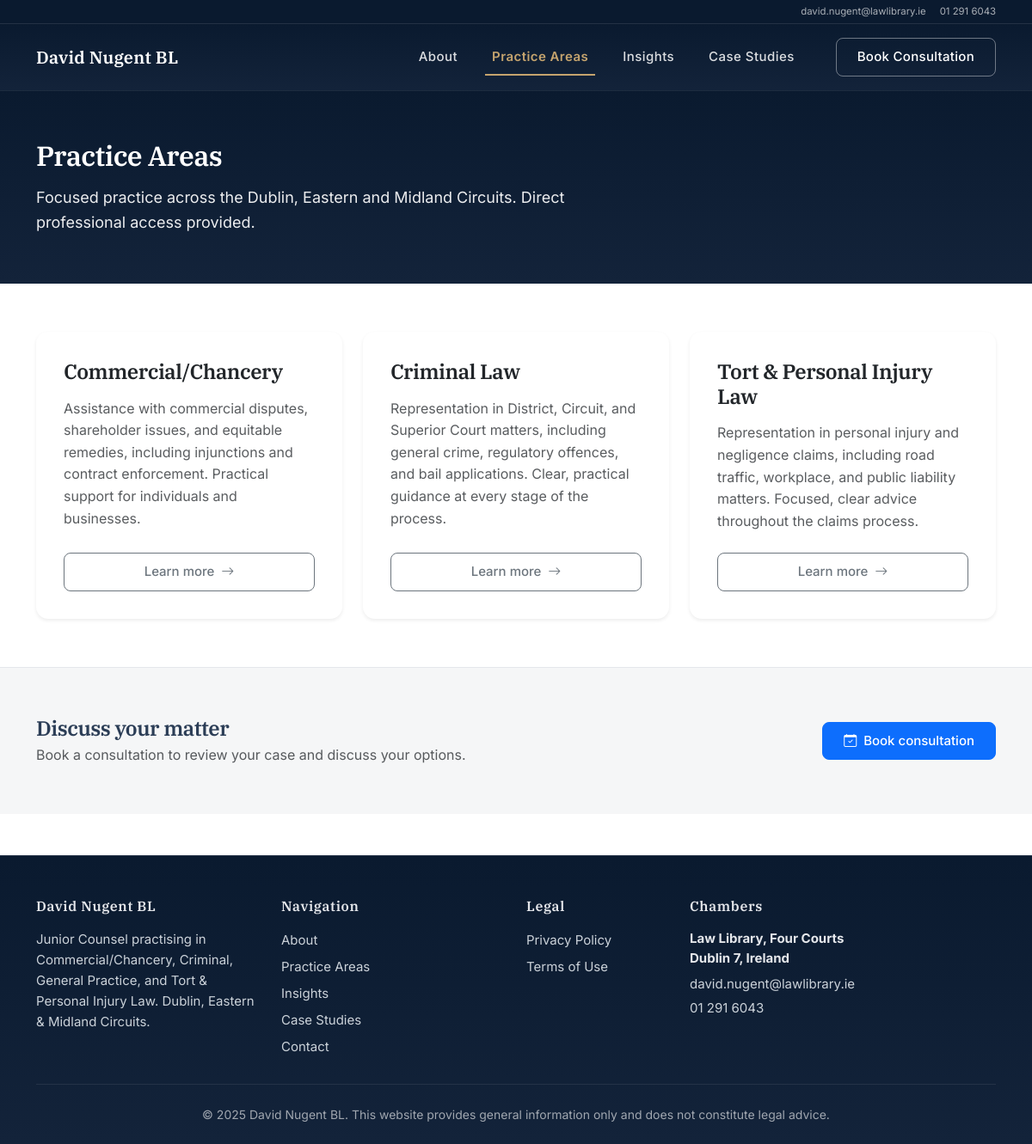
The app's page /practice-areas/ with its own data.
### pages/models.py (models this page shows, shortened)
class PracticeArea(models.Model):
    name = models.CharField(max_length=120)
    slug = models.SlugField(unique=True)
    short_summary = models.CharField(max_length=255, blank=True, help_text="Brief summary for practice area cards (1-2 lines)")
    description = models.TextField(blank=True, help_text="DEPRECATED: Use 'body' field instead")
    body = RichTextField(blank=True, help_text="Full description with formatting for the detail page")
    order = models.PositiveIntegerField(default=0)
    class Meta:
        ordering = ["order", "name"]

### pages/views.py (the view)
# urls.py: path("practice-areas/", views.practice_areas, name="practice_areas"),
def practice_areas(request):
    areas = PracticeArea.objects.all()
    return render(request, "SitePages/practice_areas.html", {"areas": areas})

### pages/context_processors.py (called while the page is built)
def assistant_enabled(request):
    return {
        'ASSISTANT_ENABLED': settings.ASSISTANT_ENABLED
    }

### Templates/SitePages/practice_areas.html (shortened to what this page needs)
{% extends "base.html" %}
{% block content %}
<section class="premium-hero py-5">
  <div class="container-lg">
    <header class="mb-0">
      <h1 class="h2 fw-semibold text-white mb-3">Practice Areas</h1>
      <p class="lead text-light-premium mb-0" style="max-width: 720px;">
        Focused practice across the Dublin, Eastern and Midland Circuits. Direct professional access provided.
      </p>
    </header>
  </div>
</section>
<section class="py-5 bg-body">
  <div class="container-lg">
    {% if areas %}
      <div class="row g-4">
        {% for area in areas %}
          <div class="col-12 col-md-6 col-lg-4 d-flex">
            <div class="card premium-card h-100 border-0 shadow-sm">
              <div class="card-body d-flex flex-column">
                <h3 class="h4 fw-semibold mb-3">{{ area.name }}</h3>
                <p class="text-muted mb-4 flex-grow-1">
                  {% if area.short_summary %}
                    {{ area.short_summary }}
                  {% else %}
                    {{ area.body|striptags|truncatewords:20 }}
                  {% endif %}
                </p>
                {% if area.slug %}
                  <a href="{% url 'practice_area_detail' area.slug %}" class="btn btn-sm btn-outline-secondary">
                    Learn more <i class="bi bi-arrow-right ms-1"></i>
                  </a>
                {% endif %}
              </div>
            </div>
          </div>
        {% endfor %}
      </div>
    {% else %}
      <div class="alert alert-light border">
        <i class="bi bi-info-circle text-muted"></i>
        Practice areas are being updated. Please check back soon or <a href="/contact/">contact chambers</a> directly.
      </div>
    {% endif %}
  </div>
</section>
<section class="py-5 premium-cta-strip">
  <div class="container-lg">
    <div class="row align-items-center gy-3">
      <div class="col-lg-8">
        <h2 class="h4 fw-semibold mb-1">Discuss your matter</h2>
        <p class="text-muted mb-0">
          Book a consultation to review your case and discuss your options.
        </p>
      </div>
      <div class="col-lg-4 text-lg-end">
        <a href="/book/" class="btn btn-primary px-4">
          <i class="bi bi-calendar-check me-2"></i>Book consultation
        </a>
      </div>
    </div>
  </div>
</section>
{% endblock %}

### static/css/site.css (style rules this page uses)
:root { --navy-900:#0a1628; --navy-800:#0f1f35; --navy-700:#1a2f4a; --navy-600:#264261; --ink-700:#2b3d56; --ink-600:#4a5d7a; --ink-500:#6b7a93; --ink-400:#8b98ae; --cta:#2878e8; --cta-hover:#1a66d1; --bg:#fafbfd; --white:#ffffff; --border-light:#e7ecf3; --border-lighter:#f1f4f8; }
html { scroll-behavior: smooth; }
body { font-family: 'Inter', -apple-system, BlinkMacSystemFont, 'Segoe UI', sans-serif; font-size: 16px; line-height: 1.7; color: var(--ink-700); -webkit-font-smoothing: antialiased; -moz-osx-font-smoothing: grayscale; }
body.bg-body { background: var(--bg); }
h1, h2, h3, h4, h5, h6, .display-1, .display-2, .display-3, .display-4, .display-5, .display-6 { font-family: 'IBM Plex Serif', Georgia, serif; font-weight: 600; letter-spacing: -0.02em; color: var(--navy-900); line-height: 1.3; }
h1 { font-size: 2.25rem; font-weight: 600; }
h2 { font-size: 1.875rem; font-weight: 600; }
h3 { font-size: 1.5rem; font-weight: 600; }
.lead { font-size: 1.125rem; line-height: 1.6; font-weight: 400; }
p { margin-bottom: 1.25rem; line-height: 1.6; }
.text-light-premium { color: rgba(255, 255, 255, 0.92); line-height: 1.6; }
.btn { font-weight: 500; font-size: 0.9375rem; padding: 0.625rem 1.5rem; border-radius: 0.5rem; transition: all 0.2s ease; }
.py-5 { padding-top: 3.5rem!important; padding-bottom: 3.5rem!important; }
.card { border: 1px solid var(--border-light); border-radius: 0.75rem; box-shadow: 0 1px 3px rgba(0,0,0,.04); }
.card.border-0.shadow-sm { transition: all 0.3s cubic-bezier(0.4, 0, 0.2, 1); }
.card.border-0.shadow-sm .card-body { padding: 2rem; }
.premium-hero { background: linear-gradient(to bottom, #0A1A2F, #13233A); color: #E5E7EB; }
.premium-hero h1, .premium-hero h2 { color: #FFFFFF; }
.premium-card { border-radius: 14px; transition: transform 0.15s ease, box-shadow 0.15s ease; }
.premium-cta-strip { background: #F5F6F7; border-top: 1px solid #E5E7EB; }

### records on screen
PracticeArea: name "Commercial/Chancery", short_summary "Assistance with commercial disputes, shareholder issues, and equitable remedies, including injunctions and contract enforcement. Practical support for individuals and businesses.", shows "Learn more"
PracticeArea: name "Criminal Law", short_summary "Representation in District, Circuit, and Superior Court matters, including general crime, regulatory offences, and bail applications. Clear, practical guidance at every stage of the process.", slug "Learn more"
PracticeArea: name "Tort & Personal Injury Law", short_summary "Representation in personal injury and negligence claims, including road traffic, workplace, and public liability matters. Focused, clear advice throughout the claims process.", shows "Learn more"
